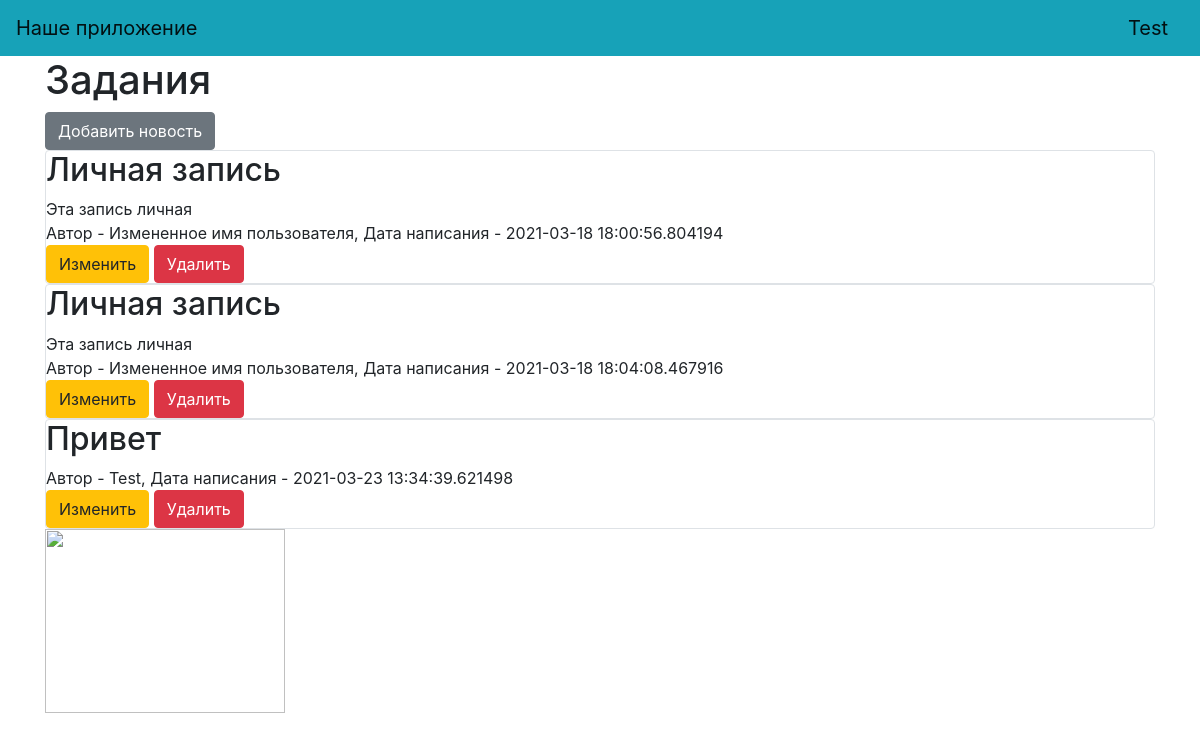
The page /hub/2 (signed in) on the database its author committed.
### data/users.py (models this page shows, shortened)
class User(SqlAlchemyBase, UserMixin):
    __tablename__ = 'users'
    id = sqlalchemy.Column(sqlalchemy.Integer,
                           primary_key=True, autoincrement=True)
    name = sqlalchemy.Column(sqlalchemy.String, nullable=True)
    about = sqlalchemy.Column(sqlalchemy.String, nullable=True)
    email = sqlalchemy.Column(sqlalchemy.String,
                              index=True, unique=True, nullable=True)
    hashed_password = sqlalchemy.Column(sqlalchemy.String, nullable=True)
    created_date = sqlalchemy.Column(sqlalchemy.DateTime,
                                     default=datetime.datetime.now)
    tg = sqlalchemy.Column(sqlalchemy.String, nullable=True)
    news = orm.relation("News", back_populates='user')
    hubs = sqlalchemy.Column(sqlalchemy.String, default="[]")

### data/news.py (models this page shows)
class News(SqlAlchemyBase):
    __tablename__ = 'news'
    id = sqlalchemy.Column(sqlalchemy.Integer,
                           primary_key=True, autoincrement=True)
    title = sqlalchemy.Column(sqlalchemy.String, nullable=True)
    content = sqlalchemy.Column(sqlalchemy.String, nullable=True)
    created_date = sqlalchemy.Column(sqlalchemy.DateTime,
                                     default=datetime.datetime.now)
    hub_id = sqlalchemy.Column(sqlalchemy.Integer)
    is_private = sqlalchemy.Column(sqlalchemy.Boolean, default=True)
    user_id = sqlalchemy.Column(sqlalchemy.Integer,
                                sqlalchemy.ForeignKey("users.id"))
    user = orm.relation('User')

### main.py (the view)
@app.route('/hub/<int:id>')
@login_required
def hub(id):
    db_sess = db_session.create_session()
    if current_user.is_authenticated and id in eval(current_user.hubs):
        news = db_sess.query(News).filter(
            (News.user == current_user) | (News.hub_id == id))
    else:
        abort(404)
    return render_template("hub.html", news=news, id_hub=id, admin_id=db_sess.query(Hubs).filter_by(id=id).first().admin)

### data/db_session.py (called while the page is built)
def create_session() -> Session:
    global __factory
    return __factory()

### main.py (called while the page is built)
@login_manager.user_loader
def load_user(user_id):
    db_sess = db_session.create_session()
    return db_sess.query(User).get(user_id)

### templates/hub.html
{% extends "base.html" %}
{% block content %}
<h1>Задания</h1>
{% if current_user.is_authenticated and current_user.id == admin_id %}
        <a href="/hub/{{ id_hub }}/quest" class="btn btn-secondary">Добавить новость</a>
    {% endif %}
{% for item in news%}
<div class="col-md6 border rounded">
    <h2>{{item.title}}</h2>
    <div>
        {{item.content}}
    </div>
    <div>
        Автор - {{item.user.name}}, Дата написания - {{item.created_date}}
    </div>
    {% if current_user.is_authenticated and current_user.id == admin_id %}
        <div>
            <a href="/quest/{{ item.id }}" class="btn btn-warning">
                Изменить
            </a>
            <a href="/quest_delete/{{ item.id }}" class="btn btn-danger">
                Удалить
            </a>
        </div>
    {% endif %}
</div>
{% endfor %}
<img src="images/final_dragon.svg" height="184" width="240">
{% endblock %}

### templates/base.html (shortened to what this page needs)
<!doctype html>
<html lang="en">
<head>
    <link rel="stylesheet"
          href="https://stackpath.bootstrapcdn.com/bootstrap/4.4.1/css/bootstrap.min.css"
>
</head>
<body>
<header>
    <nav class="navbar navbar-light bg-info">
        <a class="navbar-brand" href="index">Наше приложение</a>
        {% if current_user.is_authenticated %}
            <a class="navbar-brand" href="/logout">{{ current_user.name }}</a>
        {% else %}
            <p>
                <a class="btn btn-warning " href="/register">Зарегистрироваться</a>
                <a class="btn btn-danger " href="/login">Войти</a>
            </p>
        {% endif %}
    </nav>
</header>
<main role="main" class="container">
    {% block content %}{% endblock %}
</main>
</body>
</html>

### rows shown on the page
User: name "Test"
News: title "Личная запись", content "Эта запись личная", user.name "Измененное имя пользователя", created_date "2021-03-18 18:00:56.804194"
News: title "Личная запись", content "Эта запись личная", user.name "Измененное имя пользователя", created_date "2021-03-18 18:04:08.467916"
News: title "Привет", user.name "Test", created_date "2021-03-23 13:34:39.621498"
